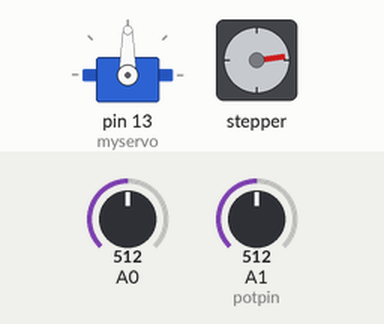
Bench run of a sketch on a simulated Arduino Uno, built with avr-gcc and run on an emulated ATmega328P. On the bench: servo, stepper motor. The inputs (shaded band) are chosen by the test bench; at power-on: A1 (potpin) = 512, A0 = 512. Stepper angles assume 200 steps per turn.

Above: at 1.2 s.
1.3 s: A1 (potpin) set to 716
At 1.68 s:
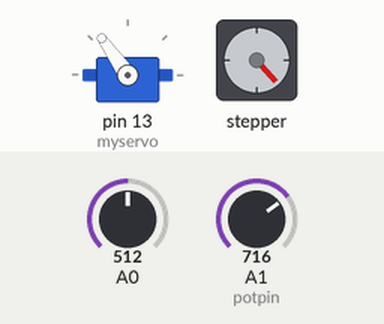
4.3 s: A0 set to 511
At 4.3 s:
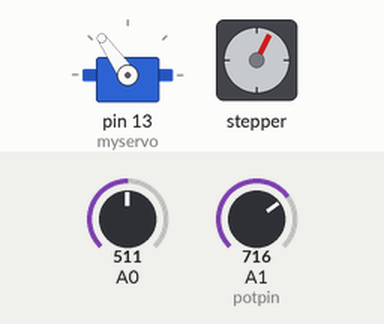
5.8 s: A1 (potpin) set to 900
At 7.0 s:
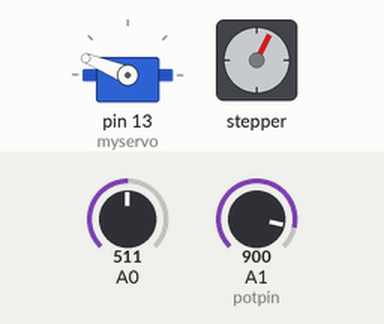
7.3 s: A0 set to 306
At 7.77 s:
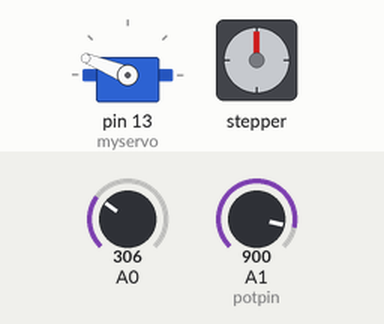
10.3 s: A1 (potpin) set to 1023
At 10.52 s:
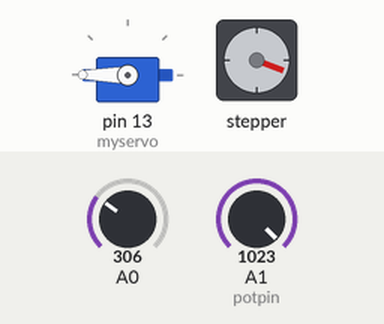
13.3 s: A0 set to 716
Timing chart, 0 to 50.3 s (numbered marks = the images above; inputs shaded):
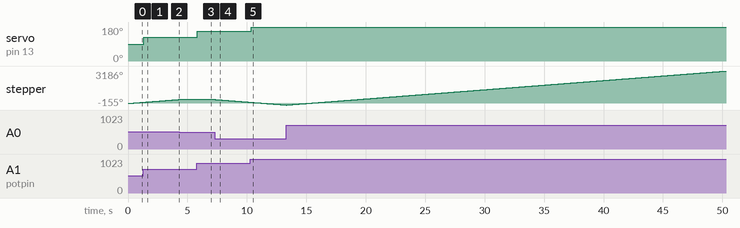

The sketch:

Mini_bras_stepper_servo.ino
```cpp
/*
 Stepper Motor Control - speed control

 This program drives a unipolar or bipolar stepper motor.
 The motor is attached to digital pins 8 - 11 of the Arduino.
 A potentiometer is connected to analog input 0.

 The motor will rotate in a clockwise direction. The higher the potentiometer value,
 the faster the motor speed. Because setSpeed() sets the delay between steps,
 you may notice the motor is less responsive to changes in the sensor value at
 low speeds.

 Created 30 Nov. 2009
 Modified 28 Oct 2010
 by Tom Igoe

 */

#include <Stepper.h>
#include <Servo.h>

Servo myservo;  // create servo object to control a servo

int potpin = 1;  // analog pin used to connect the potentiometer
int val;    // variable to read the value from the analog pin

const int stepsPerRevolution = 200;  // change this to fit the number of steps per revolution
// for your motor


// initialize the stepper library on pins 8 through 11:
Stepper myStepper(stepsPerRevolution, 8, 9, 10, 11);

int stepCount = 0;  // number of steps the motor has taken

void setup() {
   myservo.attach(13);
}

void loop() {
  // read the sensor value:
  int sensorReading = analogRead(A0);
  // map it to a range from 0 to 100:
  int motorSpeed = map(sensorReading, 0, 1023, 0, 100);
  // set the motor speed:
   val = analogRead(potpin);            // reads the value of the potentiometer (value between 0 and 1023)
  val = map(val, 0, 1023, 0, 180);     // scale it to use it with the servo (value between 0 and 180)
  myservo.write(val);                  // sets the servo position according to the scaled value
  delay(15);
  if (motorSpeed > 49) {
    myStepper.setSpeed(25);
    // step 1/100 of a revolution:
    myStepper.step(stepsPerRevolution / 100);
  }
  if (motorSpeed <= 48) {
    myStepper.setSpeed(25);
    // step 1/100 of a revolution:
    myStepper.step(-stepsPerRevolution / 100);
  }
}
```

Measured:
- the behaviour switches between 512 and 511 on A0 (found by bisection; images 1 and 2)
- after the input at 1.3 s, servo on pin 13 (myservo): 90° → 125° at once
- after the input at 4.3 s, stepper: stops changing and stays 388°
- after the input at 5.8 s, servo on pin 13 (myservo): 125° → 158° at once
- after the input at 7.3 s, stepper: keeps turning counter-clockwise at about 91°/s, starting at once
- after the input at 10.3 s, servo on pin 13 (myservo): 158° → 180° after 0.05 s
